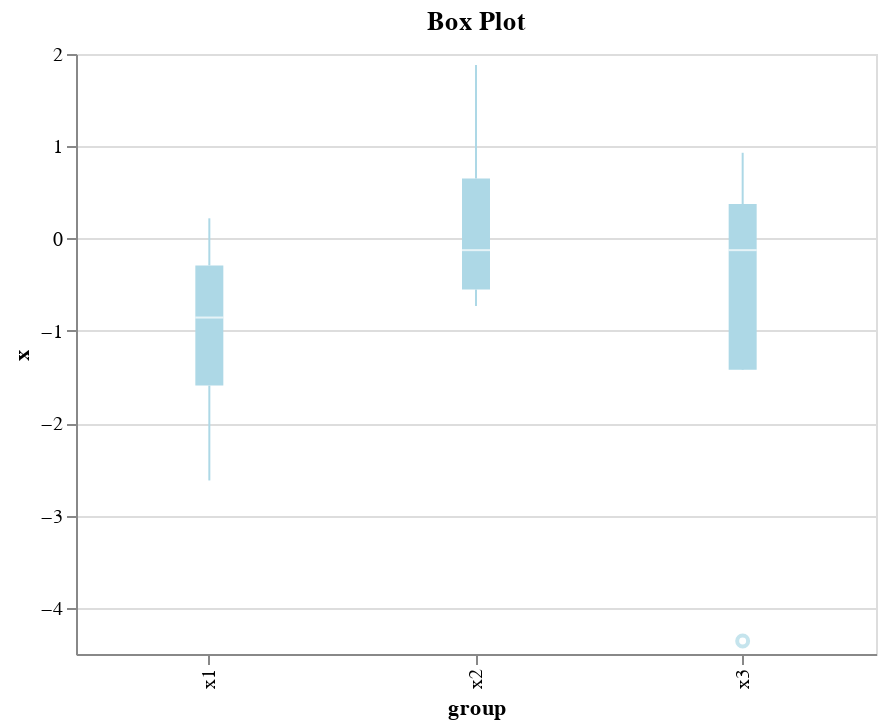

The code cell stored with this chart in its notebook:
### Code cell
import altair as alt
import pandas as pd

# Define the data
data = pd.DataFrame(
    {
        "x1": [-0.46, -1.25, -2.62, 0.22],
        "x2": [0.24, 1.88, -0.49, -0.73],
        "x3": [-0.44, 0.93, 0.19, -4.36],
    }
)

# Reshape the data
data = data.melt(var_name="group", value_name="x")

# Create the chart
alt.Chart(data).mark_boxplot(color="lightblue").encode(x="group", y="x").properties(
    title="Box Plot", width=400  # Adjust the width here as per your preference
)

### Figure 1 — Vega-Lite specification as saved in the notebook (floating-point values rounded to 4 significant figures)
{"config": {"view": {"continuousWidth": 300, "continuousHeight": 300}}, "data": {"name": "data-5812d9d85905d4caeb08fc08deac7c6b"}, "mark": {"type": "boxplot", "color": "lightblue"}, "encoding": {"x": {"field": "group", "type": "nominal"}, "y": {"field": "x", "type": "quantitative"}}, "title": "Box Plot", "width": 400, "$schema": "https://vega.github.io/schema/vega-lite/v5.8.0.json", "datasets": {"data-5812d9d85905d4caeb08fc08deac7c6b": [{"group": "x1", "x": -0.46}, {"group": "x1", "x": -1.25}, {"group": "x1", "x": -2.62}, {"group": "x1", "x": 0.22}, {"group": "x2", "x": 0.24}, {"group": "x2", "x": 1.88}, {"group": "x2", "x": -0.49}, {"group": "x2", "x": -0.73}, {"group": "x3", "x": -0.44}, {"group": "x3", "x": 0.93}, {"group": "x3", "x": 0.19}, {"group": "x3", "x": -4.36}]}}
